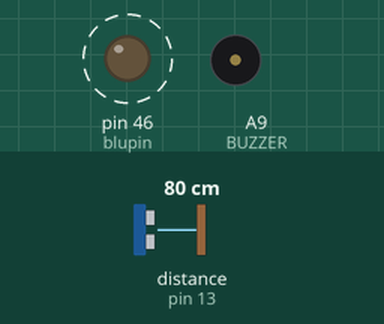
Recording of a sketch running on a simulated Arduino Mega 2560, built with avr-gcc and run on an emulated ATmega2560. Shown: output pins drawn as LEDs (lit = HIGH), buzzer (waves = sounding, pin HIGH). Wiring (inferred from the names in the program): ultrasonic range finder: trigger pin 12; echo pin 13. Dashed ring = blinking. The test bench sets the inputs (shaded band); at power-on: distance to the obstacle (sensor on pin 13) 80 cm. The echo pulse lasts 58.3 µs per cm; pins used as bus, display or sensor lines are not drawn.

Above: at 0.86 s.
1.4 s: distance to the obstacle (sensor on pin 13) set to 250 cm
At 1.8 s:
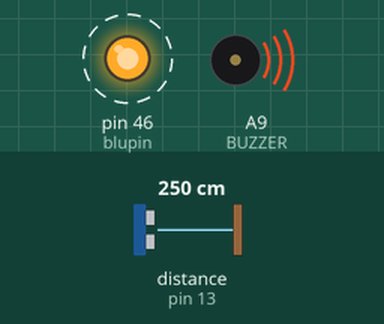
4.5 s: distance to the obstacle (sensor on pin 13) set to 2 cm
At 4.89 s:
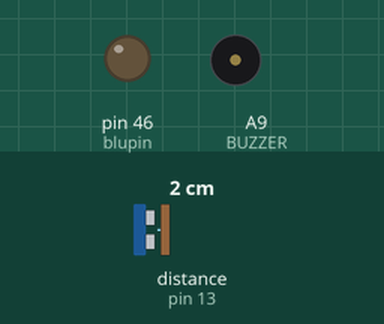
Timing chart, 0 to 7.5 s (numbered marks = the images above; inputs shaded):
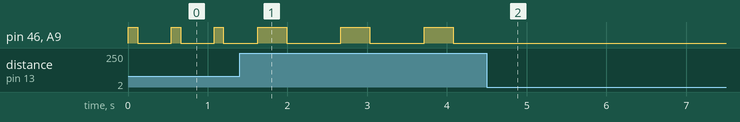

Measured:
- after the input at 1.4 s, pin 46 (blupin), A9 (BUZZER): alternates HIGH for 0.36 s and LOW for 0.68 s, starting after 0.59 s
- after the input at 4.5 s, pin 46 (blupin), A9 (BUZZER): stops changing and stays LOW
- by itself, pin 46 (blupin), A9 (BUZZER): alternates HIGH for 0.12 s and LOW for 0.42 s

The sketch:

EXE2.ino
```cpp
#define trigpin 12
#define echopin 13

int BUZZER = A9;

int blupin = 46;

long ping() {

    digitalWrite(trigpin, LOW);
    delayMicroseconds(12);
    digitalWrite(trigpin, HIGH);
    delayMicroseconds(10);
    digitalWrite(trigpin, LOW);
    return pulseIn(echopin, HIGH);

}

void setup() {

    pinMode(trigpin, OUTPUT);
    pinMode(echopin, INPUT);
    pinMode(BUZZER, OUTPUT);

    pinMode(blupin, OUTPUT);

}

void loop() {

    long duration, cm;
    duration = ping();
    cm = duration / 40;

    if(cm > 500) {

        digitalWrite(BUZZER, HIGH);
        digitalWrite(blupin, LOW);
        delay(300);
        digitalWrite(BUZZER, LOW);
        digitalWrite(blupin, HIGH);
        delay(300);

    }
    else {

        digitalWrite(BUZZER, HIGH);
        digitalWrite(blupin, HIGH);
        delay(cm);
        digitalWrite(BUZZER, LOW);
        digitalWrite(blupin, LOW);
        delay(cm);

    }


    delay(300);

}
```
